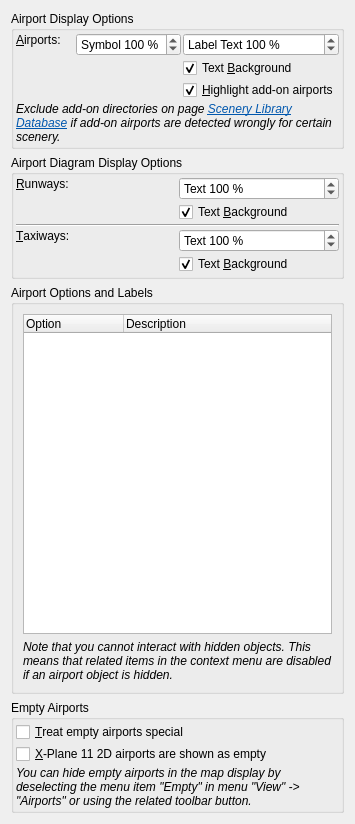
          <widget class="QWidget" name="scrollAreaWidgetContents_28">
           <property name="geometry">
            <rect>
             <x>0</x>
             <y>0</y>
             <width>355</width>
             <height>824</height>
            </rect>
           </property>
           <layout class="QVBoxLayout" name="verticalLayout_71">
            <item>
             <widget class="QGroupBox" name="groupBox_45">
              <property name="title">
               <string>Airport Display Options</string>
              </property>
              <layout class="QGridLayout" name="gridLayout_34">
               <property name="leftMargin">
                <number>2</number>
               </property>
               <property name="topMargin">
                <number>2</number>
               </property>
               <property name="rightMargin">
                <number>2</number>
               </property>
               <property name="bottomMargin">
                <number>2</number>
               </property>
               <property name="spacing">
                <number>2</number>
               </property>
               <item row="0" column="1">
                <widget class="QSpinBox" name="spinBoxOptionsDisplaySymbolSizeAirport">
                 <property name="toolTip">
                  <string/>
                 </property>
                 <property name="suffix">
                  <string> %</string>
                 </property>
                 <property name="prefix">
                  <string>Symbol </string>
                 </property>
                 <property name="minimum">
                  <number>50</number>
                 </property>
                 <property name="maximum">
                  <number>200</number>
                 </property>
                 <property name="singleStep">
                  <number>10</number>
                 </property>
                 <property name="value">
                  <number>100</number>
                 </property>
                </widget>
               </item>
               <item row="1" column="2">
                <widget class="QCheckBox" name="checkBoxOptionsMapAirportText">
                 <property name="toolTip">
                  <string>Draw white background for airport labels</string>
                 </property>
                 <property name="text">
                  <string>Text &amp;Background</string>
                 </property>
                 <property name="checked">
                  <bool>true</bool>
                 </property>
                </widget>
               </item>
               <item row="2" column="2">
                <widget class="QCheckBox" name="checkBoxOptionsMapAirportAddon">
                 <property name="toolTip">
                  <string>Draw yellow circle around add-on airport symbols</string>
                 </property>
                 <property name="text">
                  <string>&amp;Highlight add-on airports</string>
                 </property>
                 <property name="checked">
                  <bool>true</bool>
                 </property>
                </widget>
               </item>
               <item row="0" column="2">
                <widget class="QSpinBox" name="spinBoxOptionsDisplayTextSizeAirport">
                 <property name="toolTip">
                  <string/>
                 </property>
                 <property name="suffix">
                  <string> %</string>
                 </property>
                 <property name="prefix">
                  <string>Label Text </string>
                 </property>
                 <property name="minimum">
                  <number>50</number>
                 </property>
                 <property name="maximum">
                  <number>200</number>
                 </property>
                 <property name="singleStep">
                  <number>10</number>
                 </property>
                 <property name="value">
                  <number>100</number>
                 </property>
                </widget>
               </item>
               <item row="0" column="0">
                <widget class="QLabel" name="labelOptionsMapSizeAirport">
                 <property name="text">
                  <string>&amp;Airports:</string>
                 </property>
                 <property name="alignment">
                  <set>Qt::AlignLeading|Qt::AlignLeft|Qt::AlignTop</set>
                 </property>
                 <property name="buddy">
                  <cstring>spinBoxOptionsDisplaySymbolSizeAirport</cstring>
                 </property>
                </widget>
               </item>
               <item row="3" column="0" colspan="3">
                <widget class="QLabel" name="labelOptionsAirportSettingsHint">
                 <property name="text">
                  <string>&lt;html&gt;&lt;head/&gt;&lt;body&gt;&lt;p&gt;&lt;img src=&quot;:/littlenavmap/resources/icons/bulb.svg&quot;/&gt;&lt;span style=&quot; font-style:italic;&quot;&gt;Exclude add-on directories on page &lt;/span&gt;&lt;a href=&quot;lnm://scenerylibrarydatabase&quot;&gt;&lt;span style=&quot; font-style:italic; text-decoration: underline; color:#0057ae;&quot;&gt;Scenery Library Database&lt;/span&gt;&lt;/a&gt;&lt;span style=&quot; font-style:italic;&quot;&gt; if add-on airports are detected wrongly for certain scenery.&lt;/span&gt;&lt;/p&gt;&lt;/body&gt;&lt;/html&gt;</string>
                 </property>
                 <property name="wordWrap">
                  <bool>true</bool>
                 </property>
                 <property name="margin">
                  <number>10</number>
                 </property>
                 <property name="textInteractionFlags">
                  <set>Qt::LinksAccessibleByMouse|Qt::TextSelectableByMouse</set>
                 </property>
                </widget>
               </item>
              </layout>
             </widget>
            </item>
            <item>
             <widget class="QGroupBox" name="groupBox_49">
              <property name="title">
               <string>Airport Diagram Display Options</string>
              </property>
              <layout class="QGridLayout" name="gridLayout_56">
               <property name="leftMargin">
                <number>2</number>
               </property>
               <property name="topMargin">
                <number>2</number>
               </property>
               <property name="rightMargin">
                <number>2</number>
               </property>
               <property name="bottomMargin">
                <number>2</number>
               </property>
               <property name="spacing">
                <number>2</number>
               </property>
               <item row="1" column="0">
                <widget class="QLabel" name="labelOptionsMapSizeAirportRunway">
                 <property name="text">
                  <string>&amp;Runways:</string>
                 </property>
                 <property name="alignment">
                  <set>Qt::AlignLeading|Qt::AlignLeft|Qt::AlignTop</set>
                 </property>
                 <property name="buddy">
                  <cstring>spinBoxOptionsDisplaySymbolSizeAirport</cstring>
                 </property>
                </widget>
               </item>
               <item row="1" column="1">
                <widget class="QSpinBox" name="spinBoxOptionsDisplayTextSizeAirportRunway">
                 <property name="toolTip">
                  <string/>
                 </property>
                 <property name="suffix">
                  <string> %</string>
                 </property>
                 <property name="prefix">
                  <string>Text </string>
                 </property>
                 <property name="minimum">
                  <number>50</number>
                 </property>
                 <property name="maximum">
                  <number>200</number>
                 </property>
                 <property name="singleStep">
                  <number>10</number>
                 </property>
                 <property name="value">
                  <number>100</number>
                 </property>
                </widget>
               </item>
               <item row="4" column="1">
                <widget class="QSpinBox" name="spinBoxOptionsDisplayTextSizeAirportTaxiway">
                 <property name="toolTip">
                  <string/>
                 </property>
                 <property name="suffix">
                  <string> %</string>
                 </property>
                 <property name="prefix">
                  <string>Text </string>
                 </property>
                 <property name="minimum">
                  <number>50</number>
                 </property>
                 <property name="maximum">
                  <number>200</number>
                 </property>
                 <property name="singleStep">
                  <number>10</number>
                 </property>
                 <property name="value">
                  <number>100</number>
                 </property>
                </widget>
               </item>
               <item row="4" column="0">
                <widget class="QLabel" name="labelOptionsMapSizeAirportTaxiway">
                 <property name="text">
                  <string>&amp;Taxiways:</string>
                 </property>
                 <property name="alignment">
                  <set>Qt::AlignLeading|Qt::AlignLeft|Qt::AlignTop</set>
                 </property>
                 <property name="buddy">
                  <cstring>spinBoxOptionsDisplaySymbolSizeAirport</cstring>
                 </property>
                </widget>
               </item>
               <item row="5" column="1">
                <widget class="QCheckBox" name="checkBoxOptionsMapAirportTextTaxiway">
                 <property name="toolTip">
                  <string>Draw yellow background for taxiway labels</string>
                 </property>
                 <property name="text">
                  <string>Text &amp;Background</string>
                 </property>
                 <property name="checked">
                  <bool>true</bool>
                 </property>
                </widget>
               </item>
               <item row="2" column="1">
                <widget class="QCheckBox" name="checkBoxOptionsMapAirportTextRunway">
                 <property name="toolTip">
                  <string>Draw white background for runway labels</string>
                 </property>
                 <property name="text">
                  <string>Text &amp;Background</string>
                 </property>
                 <property name="checked">
                  <bool>true</bool>
                 </property>
                </widget>
               </item>
               <item row="3" column="0" colspan="2">
                <widget class="Line" name="line_21">
                 <property name="orientation">
                  <enum>Qt::Horizontal</enum>
                 </property>
                </widget>
               </item>
              </layout>
             </widget>
            </item>
            <item>
             <widget class="QGroupBox" name="groupBox_48">
              <property name="title">
               <string>Airport Options and Labels</string>
              </property>
              <layout class="QVBoxLayout" name="verticalLayout_73">
               <item>
                <widget class="QTreeWidget" name="treeWidgetOptionsDisplayTextOptionsAirport">
                 <property name="editTriggers">
                  <set>QAbstractItemView::NoEditTriggers</set>
                 </property>
                 <property name="showDropIndicator" stdset="0">
                  <bool>false</bool>
                 </property>
                 <property name="alternatingRowColors">
                  <bool>true</bool>
                 </property>
                 <property name="selectionMode">
                  <enum>QAbstractItemView::NoSelection</enum>
                 </property>
                 <property name="allColumnsShowFocus">
                  <bool>true</bool>
                 </property>
                 <property name="wordWrap">
                  <bool>false</bool>
                 </property>
                 <property name="headerHidden">
                  <bool>false</bool>
                 </property>
                 <property name="columnCount">
                  <number>2</number>
                 </property>
                 <attribute name="headerCascadingSectionResizes">
                  <bool>true</bool>
                 </attribute>
                 <column>
                  <property name="text">
                   <string>Option</string>
                  </property>
                 </column>
                 <column>
                  <property name="text">
                   <string>Description</string>
                  </property>
                 </column>
                </widget>
               </item>
               <item>
                <widget class="QLabel" name="labelOptionsAirportSettingsHint_2">
                 <property name="text">
                  <string>&lt;html&gt;&lt;head/&gt;&lt;body&gt;&lt;p&gt;&lt;img src=&quot;:/littlenavmap/resources/icons/bulb.svg&quot;/&gt;&lt;span style=&quot; font-style:italic;&quot;&gt;Note that you cannot interact with hidden objects. This means that related items in the context menu are disabled if an airport object is hidden.&lt;/span&gt;&lt;/p&gt;&lt;/body&gt;&lt;/html&gt;</string>
                 </property>
                 <property name="wordWrap">
                  <bool>true</bool>
                 </property>
                 <property name="margin">
                  <number>10</number>
                 </property>
                 <property name="textInteractionFlags">
                  <set>Qt::LinksAccessibleByMouse|Qt::TextSelectableByMouse</set>
                 </property>
                </widget>
               </item>
              </layout>
             </widget>
            </item>
            <item>
             <widget class="QGroupBox" name="groupBoxMapTooltips_3">
              <property name="title">
               <string>Empty Airports</string>
              </property>
              <layout class="QVBoxLayout" name="verticalLayout_37">
               <property name="spacing">
                <number>2</number>
               </property>
               <property name="leftMargin">
                <number>2</number>
               </property>
               <property name="topMargin">
                <number>2</number>
               </property>
               <property name="rightMargin">
                <number>2</number>
               </property>
               <property name="bottomMargin">
                <number>2</number>
               </property>
               <item>
                <widget class="QCheckBox" name="checkBoxOptionsMapEmptyAirports">
                 <property name="toolTip">
                  <string>Empty airports are not add-ons, have no taxiways, no parking and no aprons.
These airports are drawn underneath all other airports and use a gray symbol.
The airports toolbar button can be used to hide empty airports if this box is checked.</string>
                 </property>
                 <property name="text">
                  <string>&amp;Treat empty airports special</string>
                 </property>
                 <property name="checked">
                  <bool>false</bool>
                 </property>
                </widget>
               </item>
               <item>
                <widget class="QCheckBox" name="checkBoxOptionsMapEmptyAirports3D">
                 <property name="toolTip">
                  <string>All X-Plane 11 airports which are 2D and stock airports
are drawn underneath all other airports and use a gray symbol.
The airports toolbar button can be used to hide empty airports if this box is checked.

Note that this function is disabled for X-Plane 12 since the 3D flag is unreliable there.</string>
                 </property>
                 <property name="text">
                  <string>&amp;X-Plane 11 2D airports are shown as empty</string>
                 </property>
                 <property name="checked">
                  <bool>false</bool>
                 </property>
                </widget>
               </item>
               <item>
                <widget class="QLabel" name="labelOptionsResetEmptyHint">
                 <property name="text">
                  <string>&lt;html&gt;&lt;head/&gt;&lt;body&gt;&lt;p&gt;&lt;img src=&quot;:/littlenavmap/resources/icons/bulb.svg&quot;/&gt;&lt;span style=&quot; font-style:italic;&quot;&gt;You can hide empty airports in the map display by deselecting the menu item &amp;quot;Empty&amp;quot; in menu &amp;quot;View&amp;quot; -&amp;gt; &amp;quot;Airports&amp;quot; or using the related toolbar button.&lt;/span&gt;&lt;/p&gt;&lt;/body&gt;&lt;/html&gt;</string>
                 </property>
                 <property name="wordWrap">
                  <bool>true</bool>
                 </property>
                 <property name="margin">
                  <number>10</number>
                 </property>
                 <property name="textInteractionFlags">
                  <set>Qt::LinksAccessibleByMouse|Qt::TextSelectableByMouse</set>
                 </property>
                </widget>
               </item>
              </layout>
             </widget>
            </item>
           </layout>
          </widget>
